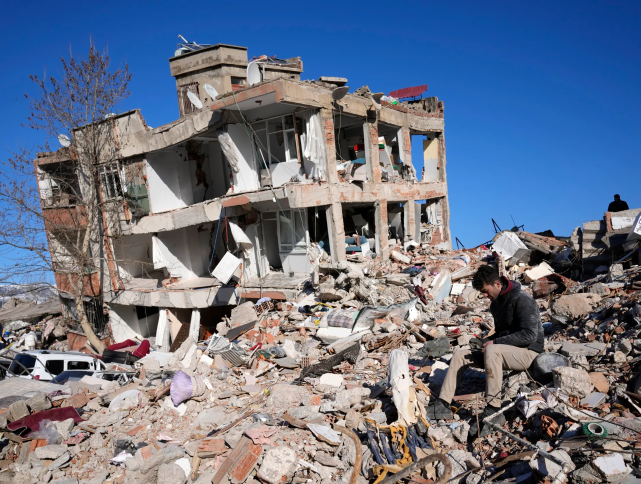
#> input picture References/BasicTelloApi/photos/eq1.png, 1281 x 968 px (shown at 1/2 size)
$ python test.py
#> lines starting #> are read from the running program, lines starting #| are printed output that depends on the picture
import cv2 as cv
import cvlib as cvlib
from cvlib.object_detection import draw_bbox


img = cv.imread('./photos/eq1.png') # 0 might be making it grey scale
#> img is the input picture: shape (968, 1281, 3); mean B, G, R 135.5, 116.3, 107.1
resize = cv.resize(img, (1280, 720))
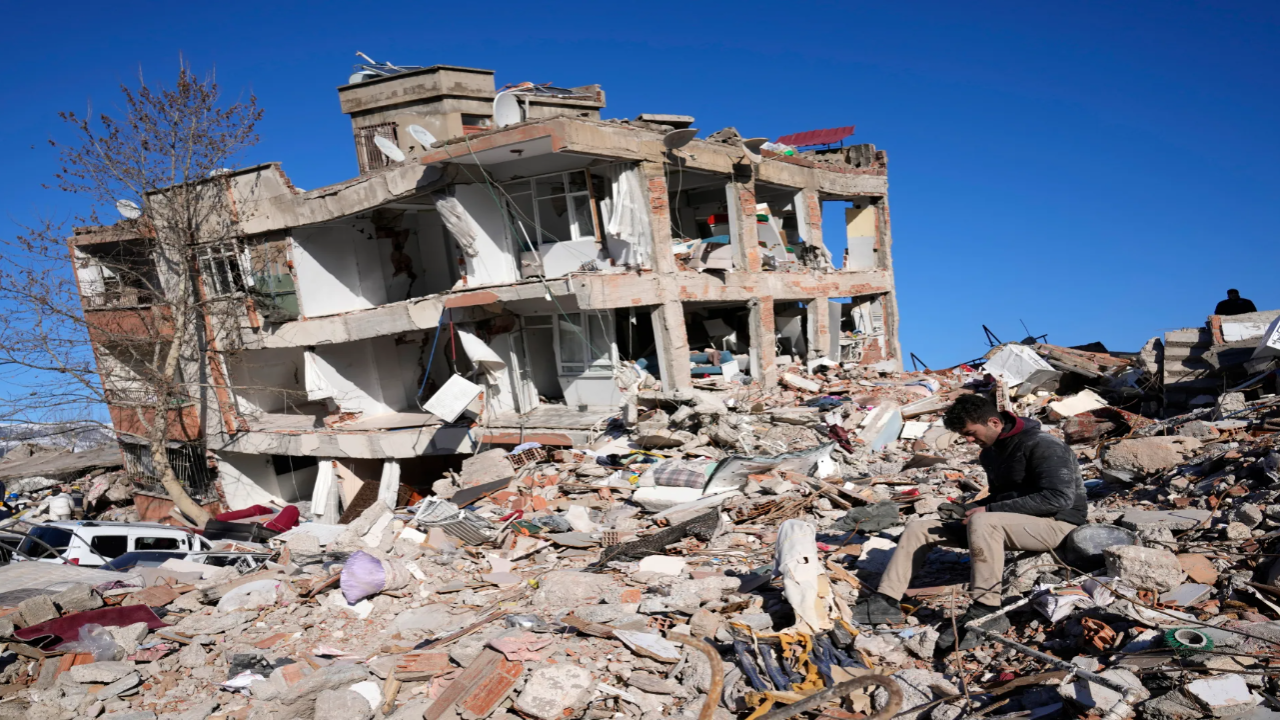
#> resize: shape (720, 1280, 3); mean B, G, R 135.4, 116.2, 107
labels = {}
# [30 lines of commented-out code are left out]


#> (the run stopped early here; a loop or call above may not have finished)
